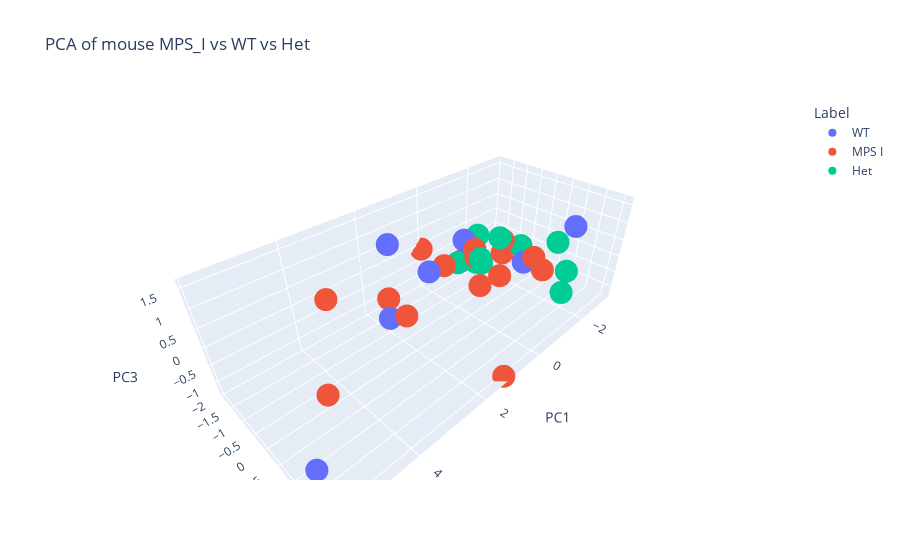

The cell this chart's notebook holds for it:
### Code cell
pca_3D(df_mouse_combine, 'PCA of mouse MPS_I vs WT vs Het')

### Figure 1 — Plotly figure (JSON) as saved in the notebook; plotly's stock layout.template omitted (floating-point values rounded to 4 significant figures)
{"data": [{"hovertemplate": "Label=WT<br>PC1=%{x}<br>PC2=%{y}<br>PC3=%{z}<extra></extra>", "legendgroup": "WT", "marker": {"color": "#636efa", "symbol": "circle"}, "mode": "markers", "name": "WT", "scene": "scene", "showlegend": true, "type": "scatter3d", "x": [-2.028, 1.23, 2.495, -3.142, 2.301, -0.2989, 5.775], "y": [0.1331, -0.3452, -0.3345, 0.9638, -0.4963, -0.6185, 1.595], "z": [-0.4961, 0.4496, -0.2485, 0.5374, 1.565, 0.6028, -0.6011]}, {"hovertemplate": "Label=MPS I<br>PC1=%{x}<br>PC2=%{y}<br>PC3=%{z}<extra></extra>", "legendgroup": "MPS I", "marker": {"color": "#EF553B", "symbol": "circle"}, "mode": "markers", "name": "MPS I", "scene": "scene", "showlegend": true, "type": "scatter3d", "x": [1.245, 3.422, 2.633, 4.55, -0.7664, -0.1347, 1.872, -1.718, -1.957, 0.02406, -0.1144, 0.3261, -0.5868, -2.318, -0.5761, -2.297], "y": [2.107, -1.481, 0.4248, 0.01683, -1.084, -0.05869, -1.162, -0.4143, 0.5014, -1.927, -0.08438, -0.7228, -0.2308, 0.6108, 0.4076, -0.8253], "z": [-1.27, 0.1789, 0.3284, -0.9421, -0.4233, 0.4049, -0.4407, 0.1269, -0.149, -0.06933, 0.6225, 0.05474, -0.7805, -0.6708, -0.1517, -0.7]}, {"hovertemplate": "Label=Het<br>PC1=%{x}<br>PC2=%{y}<br>PC3=%{z}<extra></extra>", "legendgroup": "Het", "marker": {"color": "#00cc96", "symbol": "circle"}, "mode": "markers", "name": "Het", "scene": "scene", "showlegend": true, "type": "scatter3d", "x": [-1.079, -0.2102, -0.5952, -2.787, -0.8083, 1.403, -2.172, -0.9598, -1.66, -1.064], "y": [1.974, -0.7366, -0.4177, -0.5111, -0.5909, 1.338, 1.033, -0.5259, -0.4875, 1.949], "z": [0.4734, -0.09897, -0.1154, -0.5172, 0.5663, 1.617, 0.452, -0.3459, 0.1966, -0.1556]}], "layout": {"legend": {"title": {"text": "Label"}, "tracegroupgap": 0}, "scene": {"domain": {"x": [0, 1], "y": [0, 1]}, "xaxis": {"title": {"text": "PC1"}}, "yaxis": {"title": {"text": "PC2"}}, "zaxis": {"title": {"text": "PC3"}}}, "title": {"text": "PCA of mouse MPS_I vs WT vs Het"}}}
